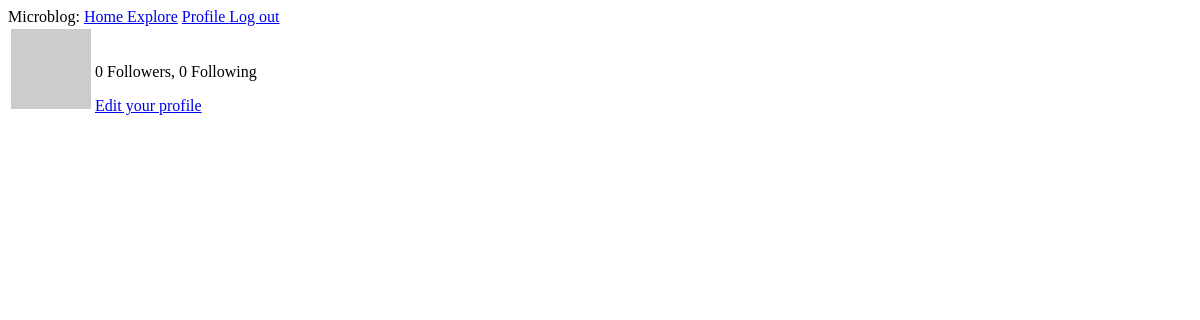
The page /user/Alit (signed in) on the database as committed earlier.
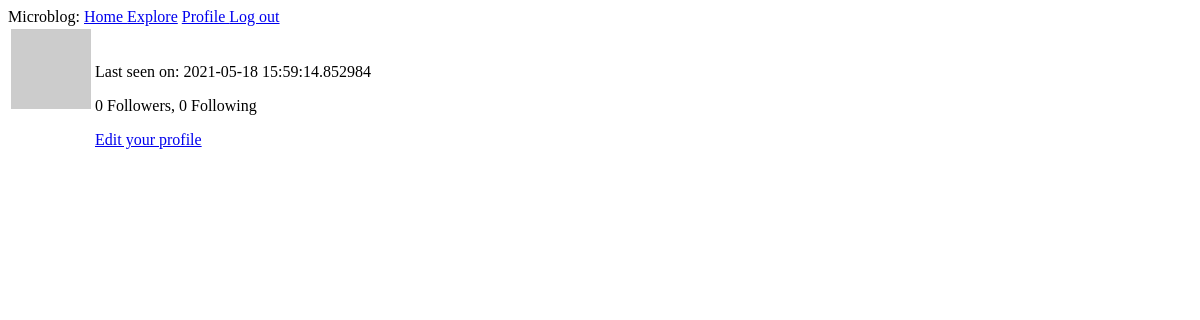
The same page on the database as committed later.
### app/models.py (models this page shows, shortened)
class User(UserMixin,db.Model):
    id = db.Column(db.Integer,primary_key = True)
    username = db.Column(db.String(64),index = True, unique = True)
    email = db.Column(db.String(120),index = True, unique = True)
    password_hash = db.Column(db.String(120))
    posts = db.relationship('Post', backref= 'author', lazy = 'dynamic')
    about_me = db.Column(db.String(140))
    last_seen = db.Column(db.DateTime, default=datetime.utcnow)
    followed = db.relationship(
        'User', secondary=followers,
        primaryjoin=(followers.c.follower_id == id),
        secondaryjoin=(followers.c.followed_id == id),
        backref=db.backref('followers', lazy='dynamic'), lazy='dynamic')
    def avatar(self,size):
        digest = md5(self.email.lower().encode('utf-8')).hexdigest()
        print('https://www.gravatar.com/avatar/{}?d=identicon&s={}'.format(digest, size))
        return 'https://www.gravatar.com/avatar/{}?d=identicon&s={}'.format(digest, size)

### app/routes.py (the view)
@app.route('/user/<username>')
@login_required
def user(username):
    user = User.query.filter_by(username=username).first_or_404()
    page = request.args.get('page', 1, type=int)
    posts = user.posts.order_by(Post.timestamp.desc()).paginate(
        page, app.config['POSTS_PER_PAGE'], False)
    next_url = url_for('user', username=user.username, page=posts.next_num) \
        if posts.has_next else None
    prev_url = url_for('user', username=user.username, page=posts.prev_num) \
        if posts.has_prev else None
    form = EmptyForm()
    return render_template('user.html', user=user, posts=posts.items,
                           next_url=next_url, prev_url=prev_url, form=form)

### app/models.py (called while the page is built)
@login.user_loader
def load_user(id):
    return User.query.get(int(id))

### app/routes.py (called while the page is built)
@app.before_request
def before_request():
    if current_user.is_authenticated:
        current_user.last_seen = datetime.utcnow()
        db.session.commit()

### app/templates/user.html (shortened to what this page needs)
{% extends 'base.html' %}
{% block content %}
<table>
    <tr valign="top">
        <td><img src="{{ user.avatar(128) }}" alt=""></td>
        <td><img src="{{ user.username }}" alt="">
            {% if user.last_seen %}<p>Last seen on: {{ user.last_seen }}</p>{% endif %}
            <p>{{ user.followers.count() }} Followers, {{ user.followed.count() }} Following</p>
                {% if user == current_user %}
                <p><a href="{{ url_for('edit_profile') }}">Edit your profile</a></p>
                {% elif not current_user.is_following(user) %}
                <p><a href="{{ url_for('follow',username = user.username) }}">Follow</a></p>
                {% else %}
                <p><a href="{{ url_for('unfollow',username = user.username) }}">Unfollow</a></p>
                {% endif %}
        </td>
    </tr>
</table>
{% endblock content %}

### app/templates/base.html (shortened to what this page needs)
<!DOCTYPE html>
<html lang="en">
<head>
</head>
<body>
    <div> Microblog:
        <a href=" {{ url_for('index') }} "> Home </a>
        <a href="{{ url_for('explore') }}">Explore</a>
        {% if current_user.is_anonymous %}
        <a href=" {{ url_for('login') }} ">Sign Up</a>
        {% else %}
        <a href="{{ url_for('user',username=current_user.username)}}"> Profile </a>
         <a href=" {{ url_for('logout') }} ">Log out</a>
        {% endif %}
    </div>
    {% block content %} {% endblock %}
</body>
</html>

Rows that differ between the two databases and show on the page:
now on this page (row edited): User: last_seen "2021-05-18 15:59:14.852984"
Other text that changed with them:
text now shown: "Last seen on:"
